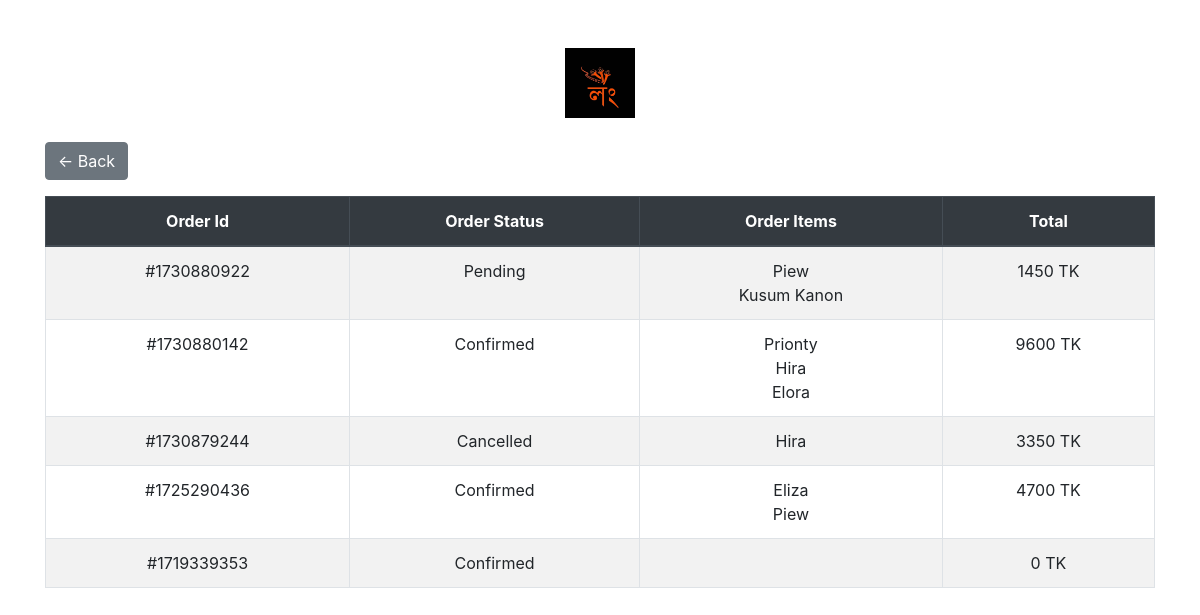
Page /myorder/49 on the committed database.
### shop/models.py (models this page shows, shortened)
class Order(models.Model):
    STATUS_CHOICES = [
        ('not_confirm','not_confirm'),
        ('Confirmed','Confirmed'),
        ('Pending', 'Pending'),
        ('Processing', 'Processing'),
        ('Shipped', 'Shipped'),
        ('Delivered', 'Delivered'),
        ('Cancelled', 'Cancelled'),
    ]
    LOCATION_CHOICES = [
        ('inside_dhaka', 'Inside Dhaka'),
        ('outside_dhaka', 'Outside Dhaka'),
    ]
    user=models.ForeignKey(UserProfile,on_delete=models.SET_NULL,null=True)
    status = models.CharField(max_length=20, choices=STATUS_CHOICES, default='Pending')
    items = models.ManyToManyField('Product', through='OrderItem')
    created_at=models.DateTimeField(default=now,blank=True)
    complete=models.BooleanField(default=False,blank=True)
    order_id=models.CharField(max_length=20,null=True,blank=True)
    coupon=models.BooleanField(default=False,null=True,blank=True)
    coupon_percentange=models.PositiveIntegerField(default=0,null=True,blank=True)
    cancel_reason=models.TextField(null=True,blank=True)
    location = models.CharField(max_length=20, choices=LOCATION_CHOICES, null=True, blank=True)
    totalbill= models.PositiveIntegerField(default=0)
    delivary_charge = models.PositiveIntegerField(default=False)
    status_changed_by = models.ForeignKey(User,on_delete=models.SET_NULL,null=True,blank=True)
    def __str__(self):
        return str(f'{self.user} order')
    @property
    def get_total(self):
        order_items = OrderItem.objects.filter(order=self)
        total = sum(item.item_total for item in order_items)
        if self.coupon:
            total-=total*(self.coupon_percentange/100)
        return int(total)

class OrderItem(models.Model):
    product=models.ForeignKey(Product,on_delete=models.CASCADE,null=True)
    quantity=models.IntegerField(default=0)
    add_on_product= models.ManyToManyField(AddOnProduct)
    order = models.ForeignKey(Order, related_name='order_items',null=True, on_delete=models.CASCADE)
    size=models.CharField(max_length=10,blank=True,null=True)
    is_stitched = models.BooleanField(default=True)
    @property
    def item_total(self):
        add_on = self.add_on_product.all()
        total_add_on = sum(add_pro.price for add_pro in add_on)
        if  self.is_stitched:
            total=self.product.price*self.quantity
        else:
            total=self.product.unstitched_price*self.quantity
        return total+(total_add_on*self.quantity)

class Product(models.Model):
    name=models.CharField(max_length=100)
    slug = AutoSlugField(populate_from='name',unique=True,null=True,default=None)
    product_code=models.CharField(max_length=100,null=True,blank=True)
    add_on_product=models.ManyToManyField(AddOnProduct,blank=True)
    add_on_product2=models.ManyToManyField(AddOnProduct,related_name='ad_on_2',blank=True)
    add_on_product3=models.ManyToManyField(AddOnProduct,related_name="ad_on_3",blank=True)
    description=models.TextField(null=True,blank=True)
    desc = models.TextField(null=True,blank=True)
    price = models.IntegerField(default=0)
    unstitched_price = models.PositiveIntegerField(default=0)
    discount_percent=models.IntegerField(default=0)
    main_price = models.IntegerField(default=0)
    discount=models.BooleanField(default=True,null=True,blank=False)
    productCategory = models.ManyToManyField(ProductCategory)
    collectionset = models.ForeignKey(CollectionSet,on_delete=models.SET_NULL,null=True,blank=True)
    image=ResizedImageField(upload_to='product-image/',blank=True,null=True)
    image2=ResizedImageField(upload_to='product-image/',blank=True,null=True)
    image3=ResizedImageField(upload_to='product-image/',blank=True,null=True)
    image4=ResizedImageField(upload_to='product-image/',blank=True,null=True)
    arrive_at=models.DateTimeField(default=now,blank=True)
    new_arrival=models.BooleanField(default=False,blank=True)
    tags = TaggableManager()
    in_stock=models.BooleanField(default=True,blank=True)
    ratting = models.FloatField(default=0)

### shop/views.py (the view)
# urls.py: path('myorder/<int:pk>',profile, name="profile"),
def profile(request,pk):
    user=UserProfile.objects.get(id=pk)
    orders=Order.objects.filter(user=user,complete=True).order_by('-created_at')
    print(user)
    print(orders)
    context={
        'orders':orders,
        'userProfile':user
    }
    return render(request,'shop/profile.html',context)

### shop/models.py (called while the page is built)
    def __str__(self):
        return str(self.user)

### shop/templates/shop/profile.html (shortened to what this page needs)
<!DOCTYPE html>
{% load static %}
<html lang="en">
<head>
  <link href="https://maxcdn.bootstrapcdn.com/bootstrap/4.5.2/css/bootstrap.min.css" rel="stylesheet">
</head>
<body>
<div class="container my-5">
  <div class="text-center mb-4">
    <img src="{% static 'image/logo/logo.jpg' %}" height="70" alt="Logo" class="logo">
  </div>
  <div class="mb-3">
    <a href="javascript:history.back()" class="btn btn-secondary">
      &larr; Back
    </a>
  </div>
  <div class="row">
    <div class="col-lg-12">
      <div class="table-responsive">
        <table class="table table-striped table-bordered table-hover text-center">
          <thead class="thead-dark">
            <tr>
              <th>Order Id</th>
              <th>Order Status</th>
              <th>Order Items</th>
              <th>Total</th>
            </tr>
          </thead>
          <tbody>
            {% for order in orders %}
              {% if order.status != 'not_confirm' %}
                <tr>
                  <td>#{{ order.order_id }}</td>
                  <td>{{ order.status }}</td>
                  <td>
                    {% for item in order.order_items.all %}
                      {{ item.product.name }}<br>
                    {% endfor %}
                  </td>
                  <td>{{ order.get_total }} TK</td>
                </tr>
              {% endif %}
            {% endfor %}
          </tbody>
        </table>
      </div>
    </div>
  </div>
</div>
</body>
</html>

### shop/templates/shop/profile.html (style rules this page uses)
.logo { max-width: 150px; }

### rows in the picture
Order: order_id "1730880922", status "Pending", get_total "1450"
OrderItem: product.name "Piew"
OrderItem: product.name "Kusum Kanon"
Order: order_id "1730880142", status "Confirmed", get_total "9600"
OrderItem: product.name "Prionty"
OrderItem: product.name "Hira"
OrderItem: product.name "Elora"
Order: order_id "1730879244", status "Cancelled", get_total "3350"
OrderItem: product.name "Hira"
Order: order_id "1725290436", status "Confirmed", get_total "4700"
OrderItem: product.name "Eliza"
OrderItem: product.name "Piew"
Order: order_id "1719339353", status "Confirmed", get_total "0"
